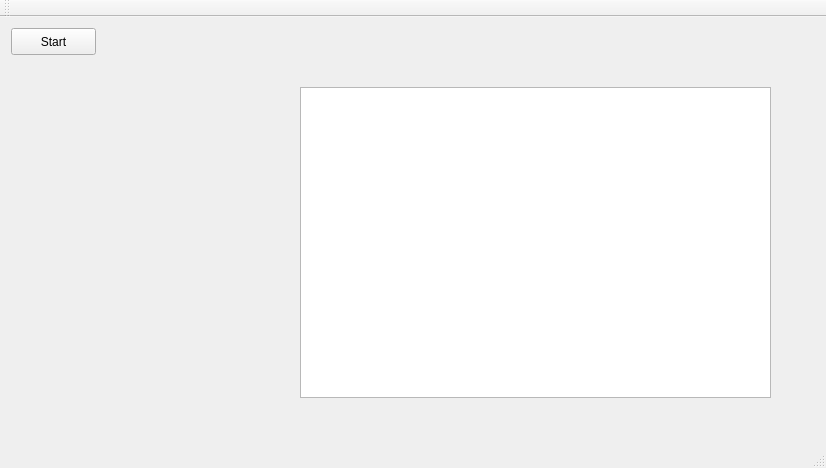
<?xml version="1.0" encoding="UTF-8"?>
<ui version="4.0">
 <class>MainWindow</class>
 <widget class="QMainWindow" name="MainWindow">
  <property name="geometry">
   <rect>
    <x>0</x>
    <y>0</y>
    <width>826</width>
    <height>468</height>
   </rect>
  </property>
  <property name="windowTitle">
   <string>MainWindow</string>
  </property>
  <widget class="QWidget" name="centralWidget">
   <widget class="QTreeView" name="treeView">
    <property name="geometry">
     <rect>
      <x>300</x>
      <y>70</y>
      <width>471</width>
      <height>311</height>
     </rect>
    </property>
   </widget>
   <widget class="QPushButton" name="pbStart">
    <property name="geometry">
     <rect>
      <x>11</x>
      <y>11</y>
      <width>85</width>
      <height>27</height>
     </rect>
    </property>
    <property name="text">
     <string>Start</string>
    </property>
   </widget>
  </widget>
  <widget class="QMenuBar" name="menuBar">
   <property name="geometry">
    <rect>
     <x>0</x>
     <y>0</y>
     <width>826</width>
     <height>25</height>
    </rect>
   </property>
  </widget>
  <widget class="QToolBar" name="mainToolBar">
   <attribute name="toolBarArea">
    <enum>TopToolBarArea</enum>
   </attribute>
   <attribute name="toolBarBreak">
    <bool>false</bool>
   </attribute>
  </widget>
  <widget class="QStatusBar" name="statusBar"/>
 </widget>
 <layoutdefault spacing="6" margin="11"/>
 <resources/>
 <connections/>
</ui>
